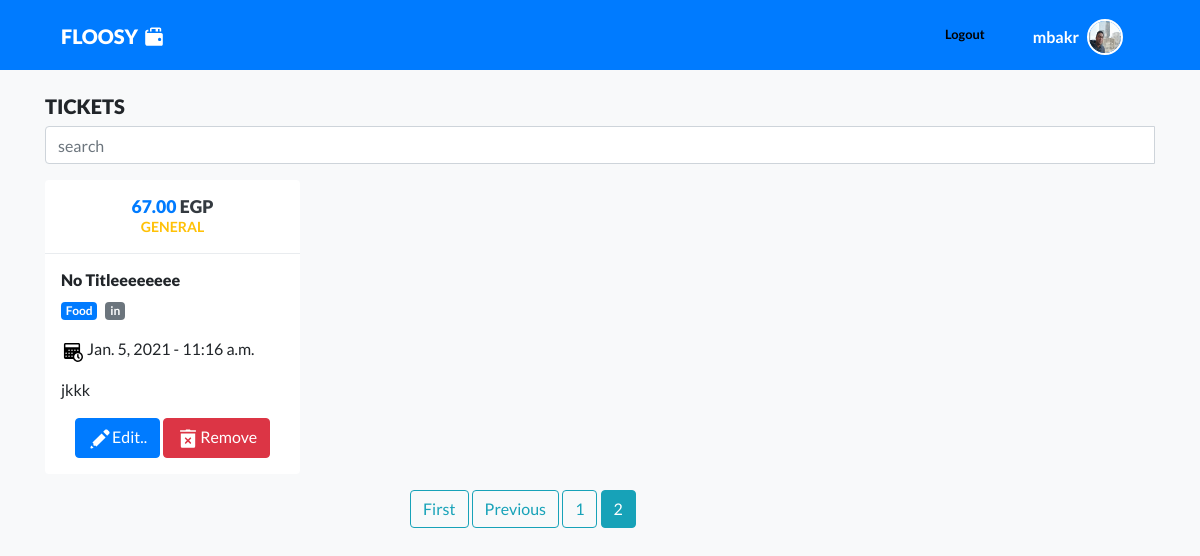
The page /tickets/general/?page=2 (signed in) on the database as committed earlier.
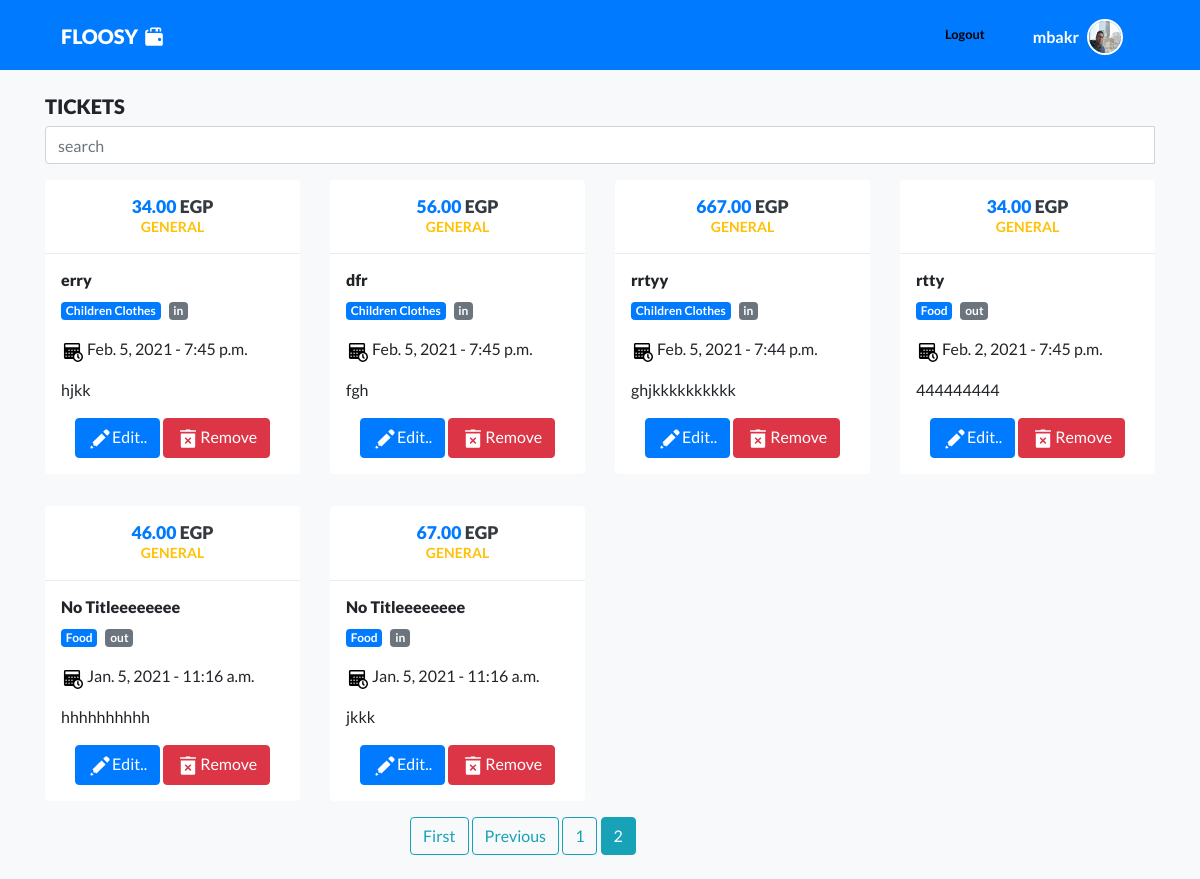
The same page on the database as committed later.
### tracker/models.py (models this page shows, shortened)
class Ticket(models.Model):
    wallet = models.ForeignKey(to=Wallet, on_delete=models.DO_NOTHING, related_name='tickets')
    value = models.DecimalField(max_digits=15, decimal_places=2)
    kind = models.CharField(max_length=20, choices=CHOICES)
    category = models.ForeignKey(to=Category, on_delete=models.CASCADE, null=True)
    date = models.DateTimeField(default=timezone.now)
    title = models.CharField(max_length=50, default="No Title")
    desc = models.TextField(default='')
    class Meta:
        ordering =('-date',)

class Wallet(models.Model):
    owner = models.ForeignKey(to=User, on_delete=models.CASCADE)
    name = models.CharField(max_length=100)
    slug = models.SlugField(blank=True,null=True)
    balance = models.DecimalField(max_digits=15, decimal_places=2, default=0)

class Category(models.Model):
    wallet = models.ForeignKey(to=Wallet, on_delete=models.CASCADE)
    name = models.CharField(max_length=100)
    slug = models.SlugField(blank=True,null=True)
    class Meta:
        verbose_name_plural = 'Categories'

### tracker/views.py (the view)
# urls.py: path('tickets/<slug:slug>/', wallettickets, name='wallet_tickets'),
@login_required()
def wallettickets(request,slug):
    wallet = get_object_or_404(Wallet,slug=slug, owner=request.user)
    tickets = Ticket.objects.filter(wallet=wallet)
    paginator = Paginator(tickets, 12)
    page_number = request.GET.get('page')
    page_tickets = paginator.get_page(page_number)
    context = {'tickets':tickets, 'wallet':wallet, 'page_tickets':page_tickets}
    return render(request, template_name='tracker/tickets.html', context=context)

### tracker/templates/tracker/tickets.html (shortened to what this page needs)
{% extends 'base.html' %}
{% load static %}
{% load humanize %}
{% block content %}
<section>
    <div class="container">
        <div class="row mt-4">
            <div class="col-12">
                <h5 class="sectionHeading">Tickets</h5>
            </div>
        </div>
        <div>
            <form method="POST">
                <div class="input-group">
                    <input type="text" class="form-control"  placeholder="search " name="searchText">
                </div>
            </form>
        </div>
        <div class="row">
            <div class="col" id="mainContent">
                <div class="row">
                    {% for ticket in page_tickets %}
                        <div class="col-12 col-sm-6 col-lg-3" >
                            <div class="ticketItem my-3 bg-white rounded">
                                <h5 class="blockHeading p-3 text-center text-primary">
                                {{ticket.value}} <span class="text-dark">EGP</span>
                                <br>
                                <small class="text-warning"><strong>{{ticket.wallet.name}}</strong></small>
                                </h5>
                                <div class="itemContent p-3">
                                    <h6 class="ticketTitle">{{ticket.title}}</h6>
                                    <p><span class="badge badge-primary mr-2">{{ticket.category.name}}</span><span class="badge badge-secondary">{{ticket.kind}}</span></p>
                                    <p><img class="mr-1" src="imgs/calendar-icon.svg" alt=""><span>{{ticket.date|date}}</span>  -  <span>{{ticket.date|time}}</span></p>
                                    <p>{{ticket.desc|slice:":100"}}
                                        </p>
                                        <div class="ticketControl text-center">
                                            <a href="{% url 'tracker:edit_ticket' ticket.id %}">
                                                <button type="button" class="btn btn-primary"><img src="imgs/edit-icon.svg" alt="">Edit..</button>
                                            </a>
                                            <a href="{% url 'tracker:delete_ticket' ticket.id %}">
                                                <button type="button" class="btn btn-danger"><img src="imgs/delete-icon.svg" alt="">Remove</button>
                                            </a>
                                        </div>
                                    </div>
                                </div>
                            </div>
                        {% endfor %}
                    </div>
                </div>
            </div>
        </div>
    </section>
        <div class="row">
            <div class="col-12 col-md-4">
            </div>
            <div class="col-12 col-md-4" id="pagination">
                <div class="align-middle">
                    {% if page_tickets %}
                        {% if page_tickets.has_previous %}
                            <a class="btn btn-outline-info mb-4" href="?page=1">First</a>
                            <a class="btn btn-outline-info mb-4" href="?page={{ page_obj.previous_page_number }}">Previous</a>
                        {% endif %}
                        {% for num in page_tickets.paginator.page_range %}
                            {% if page_tickets.number == num %}
                                <a class="btn btn-info mb-4" href="?page={{ num }}">{{ num }}</a>
                                {% elif num > page_tickets.number|add:'-3' and num < page_tickets.number|add:'3' %}
                                <a class="btn btn-outline-info mb-4" href="?page={{ num }}">{{ num }}</a>
                            {% endif %}
                        {% endfor %}
                    {% endif %}
                </div>
            </div>
            <div class="col-4">
            </div>
        </div>
{% endblock content %}

Rows that differ between the two databases and show on the page:
added Ticket: value "34.00", wallet.name "GENERAL", title "erry", category.name "Children Clothes", kind "in", date "Feb. 5, 2021", date "7:45 p.m.", desc "hjkk"
added Ticket: value "56.00", wallet.name "GENERAL", title "dfr", category.name "Children Clothes", kind "in", date "Feb. 5, 2021", date "7:45 p.m.", desc "fgh"
added Ticket: value "667.00", wallet.name "GENERAL", title "rrtyy", category.name "Children Clothes", kind "in", date "Feb. 5, 2021", date "7:44 p.m.", desc "ghjkkkkkkkkkk"
added Ticket: value "34.00", wallet.name "GENERAL", title "rtty", category.name "Food", kind "out", date "Feb. 2, 2021", date "7:45 p.m.", desc "444444444"
now on this page (row unchanged): Ticket: value "46.00", wallet.name "GENERAL", title "No Titleeeeeeee", category.name "Food", kind "out", date "Jan. 5, 2021", date "11:16 a.m.", desc "hhhhhhhhhh"
